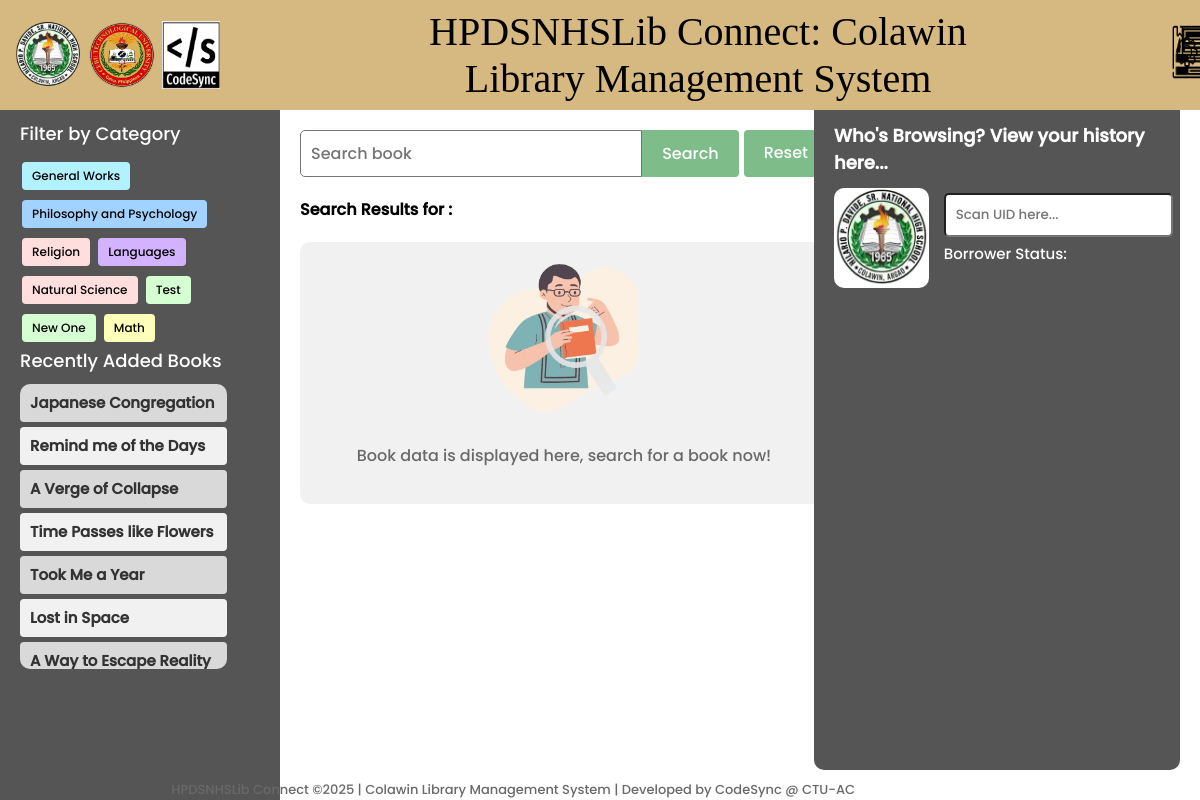
Before: / with the older database file.
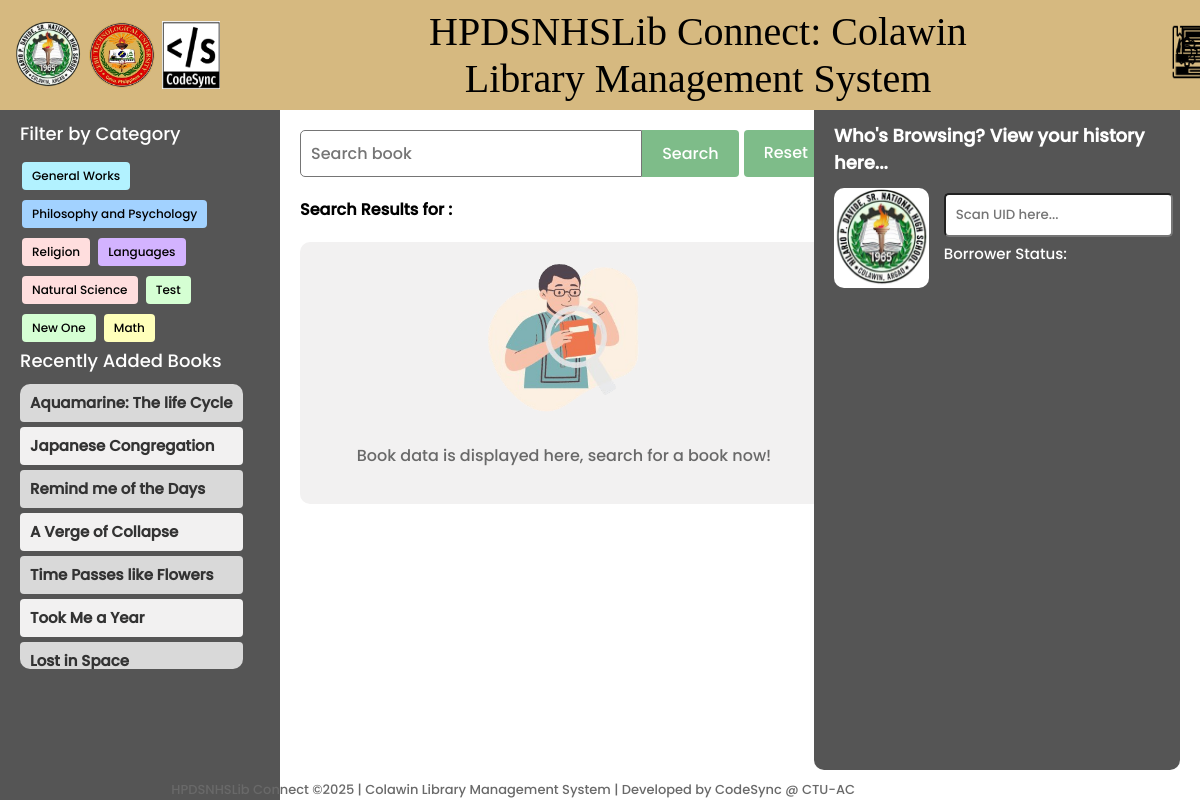
After: the same page with the newer database file.
### library/models.py (models this page shows, shortened)
class Category(models.Model):
    name = models.CharField(max_length=100, unique=True)

class BookInventory(models.Model):
    BOOK_TYPE_CHOICES = [
        ('Circulation', 'Circulation'),
        ('Reference', 'Reference'),
        ('Novel', 'Novel'),
        ('Research/Academic', 'Research/Academic'),
        ('Encyclopedia', 'Encyclopedia'),
        ('Dictionary', 'Dictionary'),
        ('Year Book', 'Year Book'),
    ]
    book_number = models.CharField(max_length=10, primary_key=True)
    record_date = models.DateTimeField(auto_now_add=True)
    class_field = models.CharField(max_length=100, blank=True, null=True)
    author = models.CharField(max_length=200, blank=True, null=True)
    book_title = models.CharField(max_length=200)
    edition = models.CharField(max_length=50, blank=True, null=True)
    volume = models.CharField(max_length=50, blank=True, null=True)
    pages = models.IntegerField(blank=True, null=True)
    quantity = models.PositiveIntegerField(default=1)
    fund_source = models.CharField(max_length=100, blank=True, null=True)
    price = models.DecimalField(max_digits=10, decimal_places=2, blank=True, null=True)
    publisher = models.CharField(max_length=200, blank=True, null=True)
    year = models.IntegerField(blank=True, null=True)
    remark = models.TextField(blank=True, null=True)
    book_type = models.CharField(max_length=50, choices=BOOK_TYPE_CHOICES, default='Circulation')  # New field
    category = models.ForeignKey(Category, on_delete=models.CASCADE)
    location = models.ForeignKey(Location, on_delete=models.SET_NULL, blank=True, null=True, default=1)
    qr_code = models.ImageField(upload_to='qr_codes/', blank=True, null=True)
    status = models.CharField(max_length=50, default='Available')

### library/views.py (the view, shortened to what this page needs)
# urls.py: path('', views.landing, name='landing'),
def landing(request):
    query = request.GET.get('q')
    category_name = request.GET.get('category')  # Get category name from query params
    book_number = request.GET.get('book_number')  # Get book number from query params
    books = BookInventory.objects.all()
    categories = Category.objects.all()
    if category_name:
        books = books.filter(category__name=category_name)  # Filter by category
    if query:
        books = books.filter(
            Q(book_title__icontains=query) |
            Q(author__icontains=query) |
            Q(book_number__icontains=query)
        )
    for book in books:
        try:
            latest_borrow_slip = BorrowSlip.objects.filter(book_number=book.book_number).order_by('-date_borrow').first()
            current_date = timezone.now().date()
            if latest_borrow_slip:
                if latest_borrow_slip.due_date.date() < current_date and not latest_borrow_slip.returned:
                    book.status = 'Overdue'
                elif latest_borrow_slip.returned:
                    book.status = 'Returned'
                else:
                    book.status = 'Borrowed'
            else:
                book.status = 'Available'
        except BorrowSlip.DoesNotExist:
            book.status = 'Available'
    recent_books = BookInventory.objects.order_by('-record_date')[:10]
    for book in recent_books:
        try:
            latest_borrow_slip = BorrowSlip.objects.filter(book_number=book.book_number).order_by('-date_borrow').first()
            current_date = timezone.now().date()
            if latest_borrow_slip:
                if latest_borrow_slip.due_date.date() < current_date and not latest_borrow_slip.returned:
                    book.status = 'Overdue'
                elif latest_borrow_slip.returned:
                    book.status = 'Returned'
                else:
                    book.status = 'Borrowed'
            else:
                book.status = 'Available'
        except BorrowSlip.DoesNotExist:
            book.status = 'Available'
    book_detail = None
    category_counts = BookInventory.objects.values('category__name').annotate(count=Count('book_number')).order_by('category__name')
    categories_with_counts = [entry['category__name'] for entry in category_counts]
    counts = [entry['count'] for entry in category_counts]
    colors = plt.get_cmap('tab20').colors  # Use a colormap with enough distinct colors
    category_colors = dict(zip(categories_with_counts, colors))
    plt.figure(figsize=(14, 6))  # Increase figure width to accommodate legend
    bars = plt.bar(range(len(categories_with_counts)), counts, color=[category_colors[cat] for cat in categories_with_counts])
    plt.xlabel('Category')
    plt.ylabel('Number of Books')
    plt.title('Number of Books by Category')
    plt.xticks(range(len(categories_with_counts)), [''] * len(categories_with_counts))  # Empty labels for now
    handles = [plt.Line2D([0], [0], color=color, lw=4) for color in category_colors.values()]
    plt.legend(handles, category_colors.keys(), loc='center left', bbox_to_anchor=(1, 0.5))
    buffer = BytesIO()
    plt.savefig(buffer, format='png', bbox_inches='tight')
    buffer.seek(0)
    image_png = buffer.getvalue()
    buffer.close()
    graph = base64.b64encode(image_png).decode('utf-8')
    return render(request, 'library/landing.html', {
        'books': books,  # Pass filtered books to the template
        'query': query,
        'recent_books': recent_books,
        'book_detail': book_detail,
        'graph': graph,
        'categories': categories,
        'category_name': category_name,  # Pass the category name to the template
    })

### library/context_processors.py (called while the page is built)
def navbar_context(request):
    username = None
    if request.user.is_authenticated:
        username = request.user.username
    return {'username': username}

### library/templates/library/landing.html (shortened to what the changed rows need)
{% extends 'main.html' %}
{% load static %}
{% block content %}
<div class="sidebar">
    <div class="category-button-container">
        {% for category in categories %}
            <a href="{% url 'landing' %}?category={{ category.name }}"
            class="category-button" data-category-name="{{ category.name }}">
                {{ category.name }}
            </a>
        {% empty %}
            <div style="margin: 5px; padding: 10px; color: gray;">No categories available</div>
        {% endfor %}
    </div>
    <div class="book-item-container">
        {% for recent_book in recent_books %}
            <a href="{% url 'landing' %}?book_number={{ recent_book.book_number }}"
               class="book-item {% if forloop.counter|divisibleby:2 %}even-row{% else %}odd-row{% endif %}"
               style="text-decoration: none; color: black; margin-bottom: 5px;">
                <div class="book-title" style="font-size: 15px;">
                    {{ recent_book.book_title }}
                </div>
            </a>
        {% endfor %}
    </div>
</div>
<div class="main-content">
    <div class="side-container">
        <div class="section-label" style="color: white; font-weight: lighter;">
            <h1 style="font-size: 18px;">Who's Browsing? View your history here...</h1>
        </div>
    </div>
</div>
{% endblock content %}

Changed rows visible on the page:
no longer on this page (row unchanged): BookInventory: book_title "A Way to Escape Reality"
added BookInventory: book_title "Aquamarine: The life Cycle"
